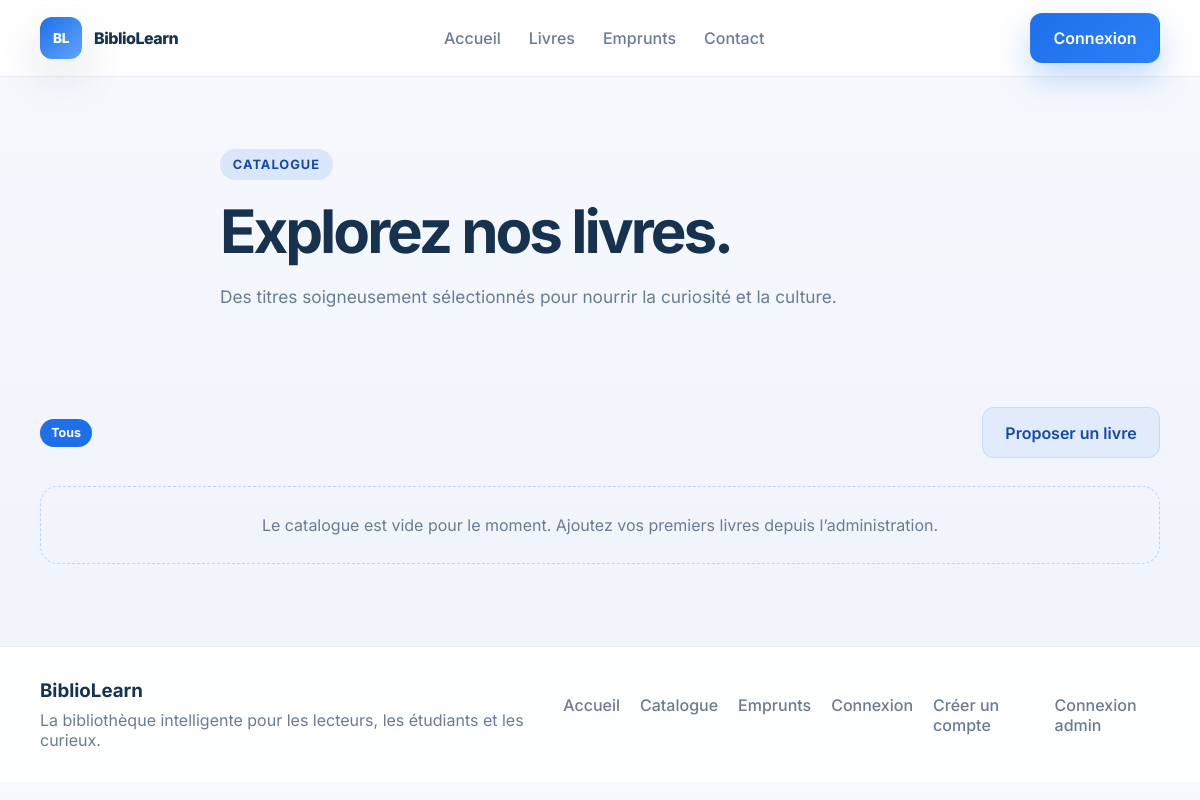
/livres/, run on an earlier commit of the app's database.
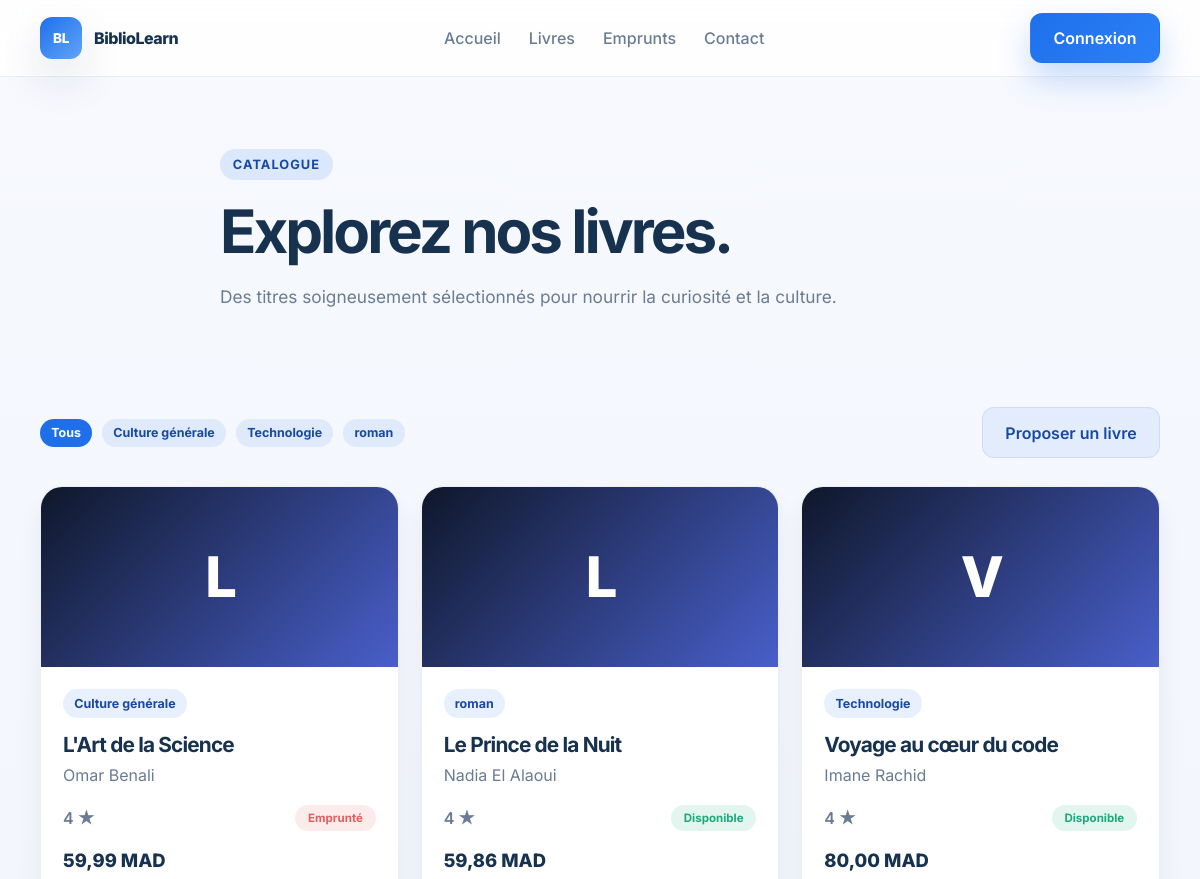
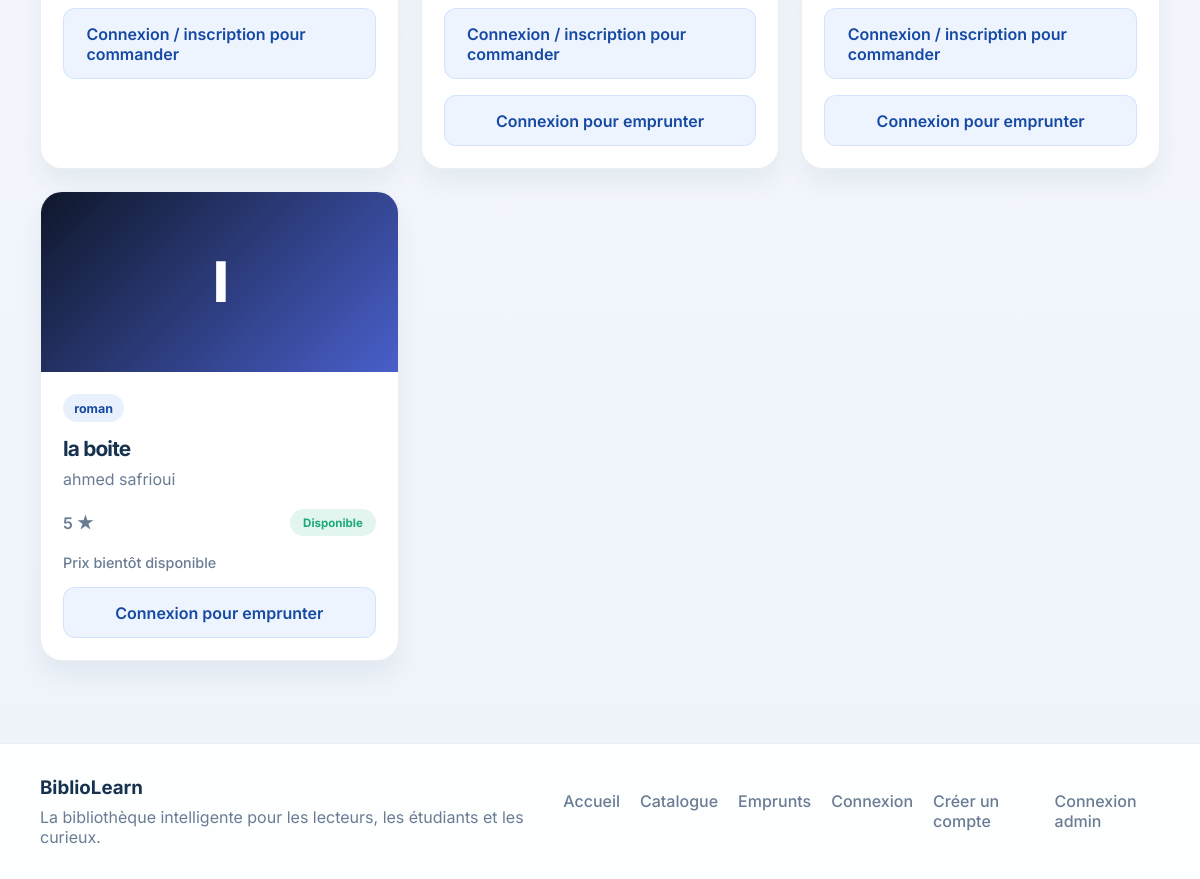
And on a later commit of the database (2 pictures, top to bottom).
### pages/models.py (models this page shows, shortened)
class Category(models.Model):
    name = models.CharField("nom", max_length=100, unique=True)
    class Meta:
        ordering = ["name"]
        verbose_name = "catégorie"
        verbose_name_plural = "catégories"

class Book(models.Model):
    class Status(models.TextChoices):
        AVAILABLE = "disponible", "Disponible"
        RESERVED = "reserve", "Réservé"
        BORROWED = "emprunte", "Emprunté"
    title = models.CharField("titre", max_length=200)
    author = models.CharField("auteur", max_length=150)
    category = models.ForeignKey(
        Category,
        on_delete=models.PROTECT,
        related_name="books",
        verbose_name="catégorie",
    )
    rating = models.PositiveSmallIntegerField(
        "note",
        default=5,
        validators=[MinValueValidator(1), MaxValueValidator(5)],
    )
    price = models.DecimalField(
        "prix (MAD)",
        max_digits=8,
        decimal_places=2,
        default=Decimal("0.00"),
        validators=[MinValueValidator(Decimal("0.00"))],
    )
    status = models.CharField(
        "statut",
        max_length=12,
        choices=Status.choices,
        default=Status.AVAILABLE,
    )
    class Meta:
        ordering = ["title"]
        verbose_name = "livre"
        verbose_name_plural = "livres"

### pages/views.py (the view)
# urls.py: path("livres/", views.livres, name="livres"),
def livres(request):
    categories = Category.objects.all()
    books = Book.objects.select_related("category")
    selected_category_id = None
    category_id = request.GET.get("category")
    if category_id:
        if not category_id.isdecimal():
            raise Http404("Catégorie introuvable.")
        selected_category = get_object_or_404(Category, pk=int(category_id))
        selected_category_id = selected_category.pk
        books = books.filter(category_id=selected_category_id)
    return render(
        request,
        "pages/livres.html",
        {
            "books": books,
            "categories": categories,
            "selected_category_id": selected_category_id,
        },
    )

### pages/Templates/pages/livres.html (shortened to what this page needs)
{% extends 'base.html' %}
{% block content %}
<section class="page-hero">
    <div class="container narrow">
        <span class="eyebrow">Catalogue</span>
        <h1>Explorez nos livres.</h1>
        <p>Des titres soigneusement sélectionnés pour nourrir la curiosité et la culture.</p>
    </div>
</section>
<section class="section">
    <div class="container">
        <div class="toolbar">
            <div class="chip-group">
                <a class="chip {% if not selected_category_id %}active{% endif %}" href="{% url 'livres' %}">Tous</a>
                {% for category in categories %}
                <a class="chip {% if category.id == selected_category_id %}active{% endif %}" href="{% url 'livres' %}?category={{ category.id }}">{{ category.name }}</a>
                {% endfor %}
            </div>
            <a href="{% url 'contact' %}" class="btn btn-secondary">Proposer un livre</a>
        </div>
        <div class="book-grid browse-grid">
            {% for book in books %}
            <article class="book-card large-card-book">
                <div class="cover-accent alt">{{ book.title|slice:':1' }}</div>
                <div class="book-body">
                    <span class="chip">{{ book.category.name }}</span>
                    <h3>{{ book.title }}</h3>
                    <p>{{ book.author }}</p>
                    <div class="book-meta">
                        <span>{{ book.rating }} ★</span>
                        <span class="status status-{{ book.status }}">{{ book.get_status_display }}</span>
                    </div>
                    {% if book.price > 0 %}
                    <p class="book-price">{{ book.price|floatformat:2 }} MAD</p>
                    {% if user.is_authenticated %}
                    <a class="btn btn-primary order-book-button" href="{% url 'commander_livre' book.pk %}">Commander</a>
                    {% else %}
                    <a class="btn btn-secondary order-book-button" href="{% url 'commander_livre' book.pk %}">Connexion / inscription pour commander</a>
                    {% endif %}
                    {% else %}
                    <p class="book-price unavailable-price">Prix bientôt disponible</p>
                    {% endif %}
                    {% if book.status == "disponible" %}
                    {% if user.is_authenticated %}
                    <a class="btn btn-secondary order-book-button" href="{% url 'emprunts' %}?book={{ book.pk }}">Demander un emprunt</a>
                    {% else %}
                    <a class="btn btn-secondary order-book-button" href="{% url 'customer_login' %}?next={% url 'emprunts' %}%3Fbook%3D{{ book.pk }}">Connexion pour emprunter</a>
                    {% endif %}
                    {% endif %}
                </div>
            </article>
            {% empty %}
            <p class="empty-state">Le catalogue est vide pour le moment. Ajoutez vos premiers livres depuis l’administration.</p>
            {% endfor %}
        </div>
    </div>
</section>
{% endblock %}

### Gest_Bibl1/Templates/base.html (shortened to what this page needs)
{% load static %}
<!DOCTYPE html>
<html lang="fr">
<head>
    <link rel="stylesheet" href="{% static 'pages/css/styles.css' %}">
</head>
<body>
    <header class="topbar">
        <div class="container nav-wrap">
            <a href="{% url 'accueil' %}" class="brand">
                <span class="brand-mark">BL</span>
                <span>BiblioLearn</span>
            </a>
            <nav class="main-nav" aria-label="navigation principale">
                <a href="{% url 'accueil' %}">Accueil</a>
                <a href="{% url 'livres' %}">Livres</a>
                <a href="{% url 'emprunts' %}">Emprunts</a>
                <a href="{% url 'contact' %}">Contact</a>
            </nav>
            {% if user.is_staff %}
            <a class="btn btn-primary" href="{% url 'dashboard_admin' %}">Dashboard admin</a>
            {% elif user.is_authenticated %}
            <a class="btn btn-primary" href="{% url 'mes_commandes' %}">Mes commandes</a>
            <form method="post" action="{% url 'dashboard_logout' %}" class="nav-logout">
                {% csrf_token %}
                <button type="submit" class="btn btn-secondary">Déconnexion</button>
            </form>
            {% else %}
            <a class="btn btn-primary" href="{% url 'customer_login' %}">Connexion</a>
            {% endif %}
        </div>
    </header>
    <main>
        {% block content %}{% endblock %}
    </main>
    <footer class="footer">
        <div class="container footer-wrap">
            <div>
                <h3>BiblioLearn</h3>
                <p>La bibliothèque intelligente pour les lecteurs, les étudiants et les curieux.</p>
            </div>
            <div class="footer-links">
                <a href="{% url 'accueil' %}">Accueil</a>
                <a href="{% url 'livres' %}">Catalogue</a>
                <a href="{% url 'emprunts' %}">Emprunts</a>
                {% if user.is_staff %}
                <a href="{% url 'dashboard_admin' %}">Dashboard admin</a>
                {% elif user.is_authenticated %}
                <a href="{% url 'mes_commandes' %}">Mes commandes</a>
                {% else %}
                <a href="{% url 'customer_login' %}">Connexion</a>
                <a href="{% url 'customer_signup' %}">Créer un compte</a>
                <a href="{% url 'dashboard_login' %}">Connexion admin</a>
                {% endif %}
            </div>
        </div>
    </footer>
</body>
</html>

What changed in the data, as far as the page shows it:
added Category: name "Culture générale"
added Category: name "Technologie"
added Category: name "roman"
added Book: title "L", category.name "Culture générale", title "L'Art de la Science", author "Omar Benali", rating "4", status "Emprunté", price "59,99", shows "Connexion / inscription pour commander"
added Book: title "L", category.name "roman", title "Le Prince de la Nuit", author "Nadia El Alaoui", rating "4", status "Disponible", price "59,86", shows "Connexion / inscription pour commander"
added Book: title "V", category.name "Technologie", title "Voyage au cœur du code", author "Imane Rachid", rating "4", status "Disponible", price "80,00", shows "Connexion / inscription pour commander"
added Book: title "l", category.name "roman", title "la boite", author "ahmed safrioui", rating "5", status "Disponible", price "Prix bientôt disponible"
Also different on the page:
text no longer shown: "Le catalogue est vide pour le moment. Ajoutez vos premiers livres depuis l’administration."
